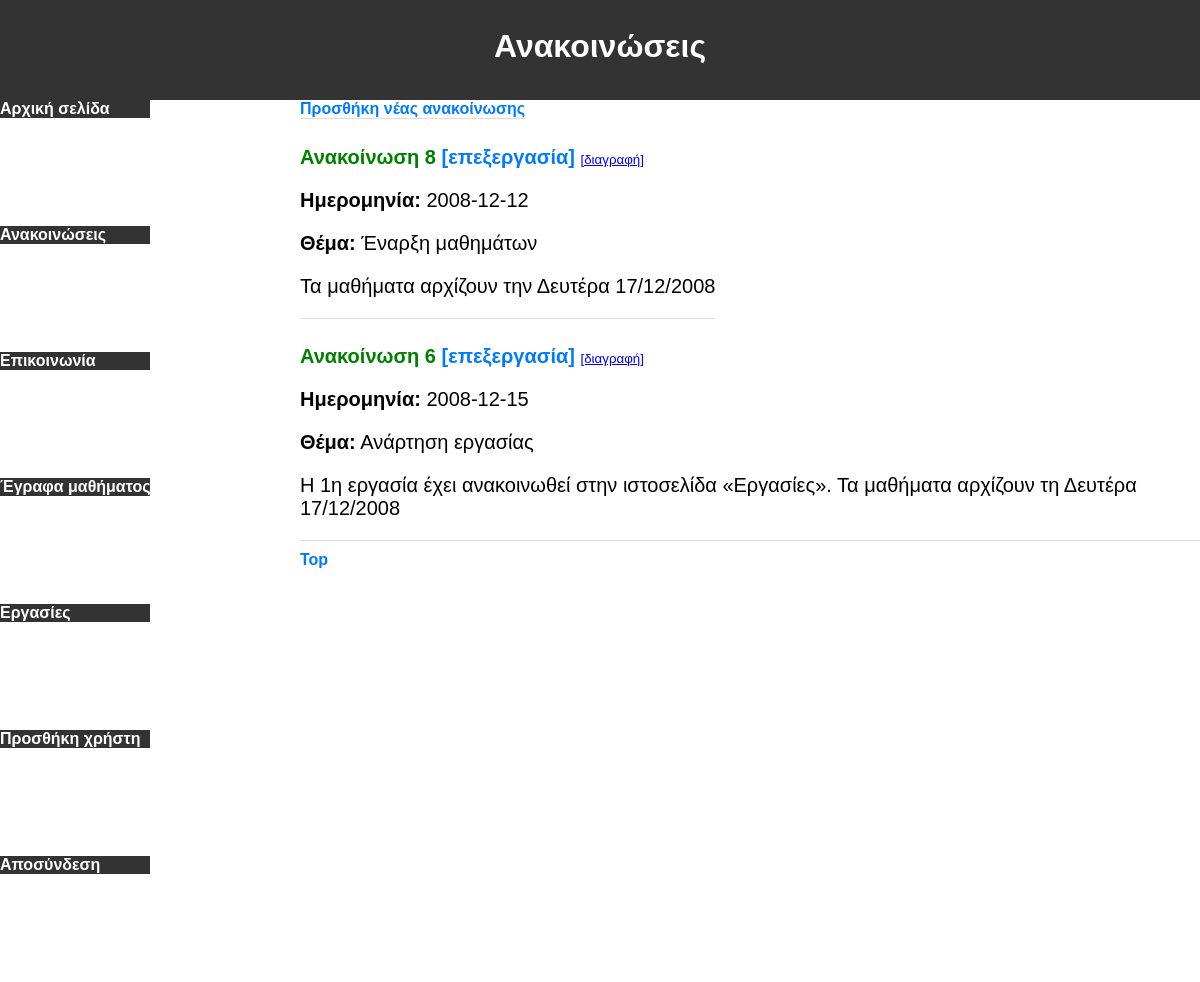
/announcement_tutor.php (signed in), run on the app's committed database.
### tables this page shows
CREATE TABLE `announcements` (
  `Ayxwn_arithmos` int(11) NOT NULL AUTO_INCREMENT,
  `Hmeromhnia` date NOT NULL,
  `Thema` varchar(30) NOT NULL,
  `Kyriws_Keimeno` text NOT NULL,
  PRIMARY KEY (`Ayxwn_arithmos`)
);

### includes/helpers.php (called while the page is built, shortened)
<?php
function h(?string $value): string
{
    return htmlspecialchars($value ?? '', ENT_QUOTES, 'UTF-8');
}
?>

### announcement_tutor.php (the view, shortened to what this page needs)
<?php
require_once __DIR__ . '/db_connection.php';
?>
<!DOCTYPE html>
<html lang="el">
<head>
    <link rel="stylesheet" href="styles.css">
</head>
<body>
    <div id="box1"><h1>Ανακοινώσεις</h1></div>
    <div id="container">
        <div id="box2"><?php include __DIR__ . '/includes/nav_tutor.php'; ?></div>
        <div id="box3" class="announcement-box">
            <div class="announcement">
                <a href="add_announcement.php">Προσθήκη νέας ανακοίνωσης</a>
            </div>
            <?php
            $sql = 'SELECT Ayxwn_arithmos, Hmeromhnia, Thema, Kyriws_Keimeno FROM announcements ORDER BY Ayxwn_arithmos DESC';
            $result = $conn->query($sql);
            if ($result->num_rows > 0) {
                while ($row = $result->fetch_assoc()) {
                    $id = (int)$row['Ayxwn_arithmos'];
                    echo '<div class="announcement">';
                    echo '<h2 style="font-size: 20px;"><span style="color: green;">Ανακοίνωση ' . h((string)$id) . '</span> ';
                    echo '<a href="edit_announcement.php?id=' . $id . '">[επεξεργασία]</a> ';
                    echo '<form method="post" action="delete_announcement.php" style="display:inline;" onsubmit="return confirm(\'Διαγραφή ανακοίνωσης;\');">';
                    echo '<button type="submit" style="background:none;border:none;color:#00f;text-decoration:underline;cursor:pointer;padding:0;">[διαγραφή]</button>';
                    echo '</form></h2>';
                    echo '<p><strong>Ημερομηνία:</strong> ' . h($row['Hmeromhnia']) . '</p>';
                    echo '<p><strong>Θέμα:</strong> ' . h($row['Thema']) . '</p>';
                    echo '<p>' . nl2br(h($row['Kyriws_Keimeno'])) . '</p>';
                    echo '</div>';
                }
            } else {
                echo 'Δεν υπάρχουν ανακοινώσεις.';
            }
            ?>
            <a href="#top" style="float:right;">Top</a>
        </div>
    </div>
</body>
</html>

### includes/nav_tutor.php
<nav>
    <ul>
        <li><a href="index_tutor.php">Αρχική σελίδα</a></li>
        <li><a href="announcement_tutor.php">Ανακοινώσεις</a></li>
        <li><a href="communication_tutor.php">Επικοινωνία</a></li>
        <li><a href="documents_tutor.php">Έγραφα μαθήματος</a></li>
        <li><a href="homework_tutor.php">Εργασίες</a></li>
        <li><a href="add_user.php">Προσθήκη χρήστη</a></li>
        <li><a href="logout.php">Αποσύνδεση</a></li>
    </ul>
</nav>

### styles.css (style rules this page uses)
body { background-color: #f2f2f2; font-family: Arial, sans-serif; }
body { margin: 0; padding: 0; display: flex; flex-direction: column; height: 100%; }
#box1 { width: 100%; height: 100px; background-color: #333; text-align: center; line-height: 50px; color: white; }
#container { display: grid; grid-template-columns: 25% 75%; width: 100%; min-height: calc(100vh - 100px); }
#box2 { display: flex; align-items:flex-start; justify-content:flex-start; background-color: white; }
#box2 nav ul { list-style: none; padding: 0; text-align: center; }
#box2 nav a { text-align: left; text-decoration: none; color: white; background-color: #333; display: block; padding: 0%; margin-bottom: 90px; }
#box3 { display: flex; flex-direction: column; align-items:flex-start; justify-content:flex-start; background-color: white; }
.announcement { border-bottom: 1px solid #ddd; margin-bottom: 10px; }
h1 { color:white; }
nav ul { list-style-type: none; margin: 0; padding: 0; }
nav li { display: inline; margin-right: 10px; }
a { text-decoration: none; color: #007BFF; font-weight: bold; }
p { font-size: 20px; }

### data on the page
announcements: Ayxwn_arithmos "8", Hmeromhnia "2008-12-12", Thema "Έναρξη μαθημάτων", Kyriws_Keimeno "Τα μαθήματα αρχίζουν την Δευτέρα 17/12/2008"
announcements: Ayxwn_arithmos "6", Hmeromhnia "2008-12-15", Thema "Ανάρτηση εργασίας", Kyriws_Keimeno "Η 1η εργασία έχει ανακοινωθεί στην ιστοσελίδα «Εργασίες». Τα μαθήματα αρχίζουν τη Δευτέρα 17/12/2008"
